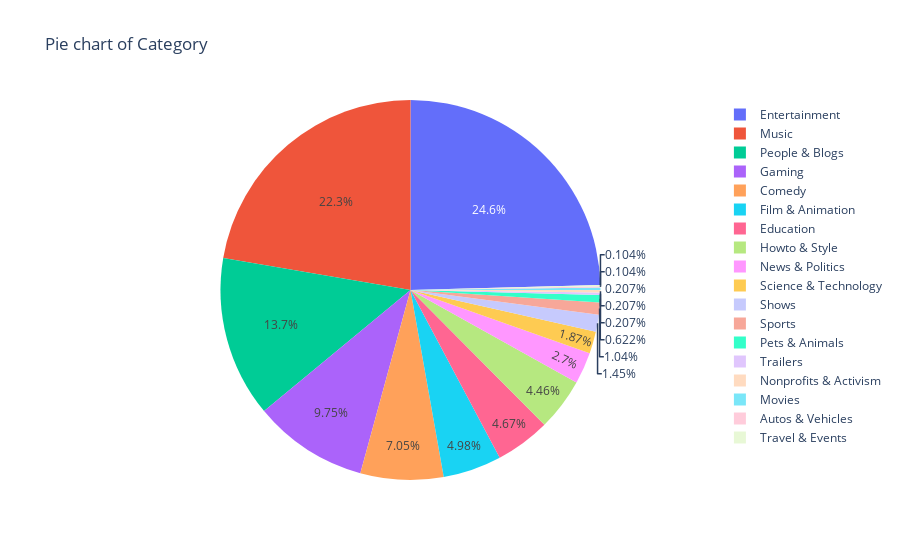

The notebook cell this image was saved under:
### Code cell
# Count the frequency of each category
frequency = df['Category'].value_counts().reset_index()

# Rename the columns
frequency.columns = ['category', 'value']

# Create pie chart
fig = px.pie(frequency, values='value', names='category', title='Pie chart of Category')
fig.show()

### Figure 1 — Plotly figure (JSON) as saved in the notebook; plotly's stock layout.template omitted (floating-point values rounded to 4 significant figures)
{"data": [{"domain": {"x": [0, 1], "y": [0, 1]}, "hovertemplate": "category=%{label}<br>value=%{value}<extra></extra>", "labels": ["Entertainment", "Music", "People & Blogs", "Gaming", "Comedy", "Film & Animation", "Education", "Howto & Style", "News & Politics", "Science & Technology", "Shows", "Sports", "Pets & Animals", "Trailers", "Nonprofits & Activism", "Movies", "Autos & Vehicles", "Travel & Events"], "legendgroup": "", "name": "", "showlegend": true, "type": "pie", "values": [237, 215, 132, 94, 68, 48, 45, 43, 26, 18, 14, 10, 6, 2, 2, 2, 1, 1]}], "layout": {"legend": {"tracegroupgap": 0}, "title": {"text": "Pie chart of Category"}}}
